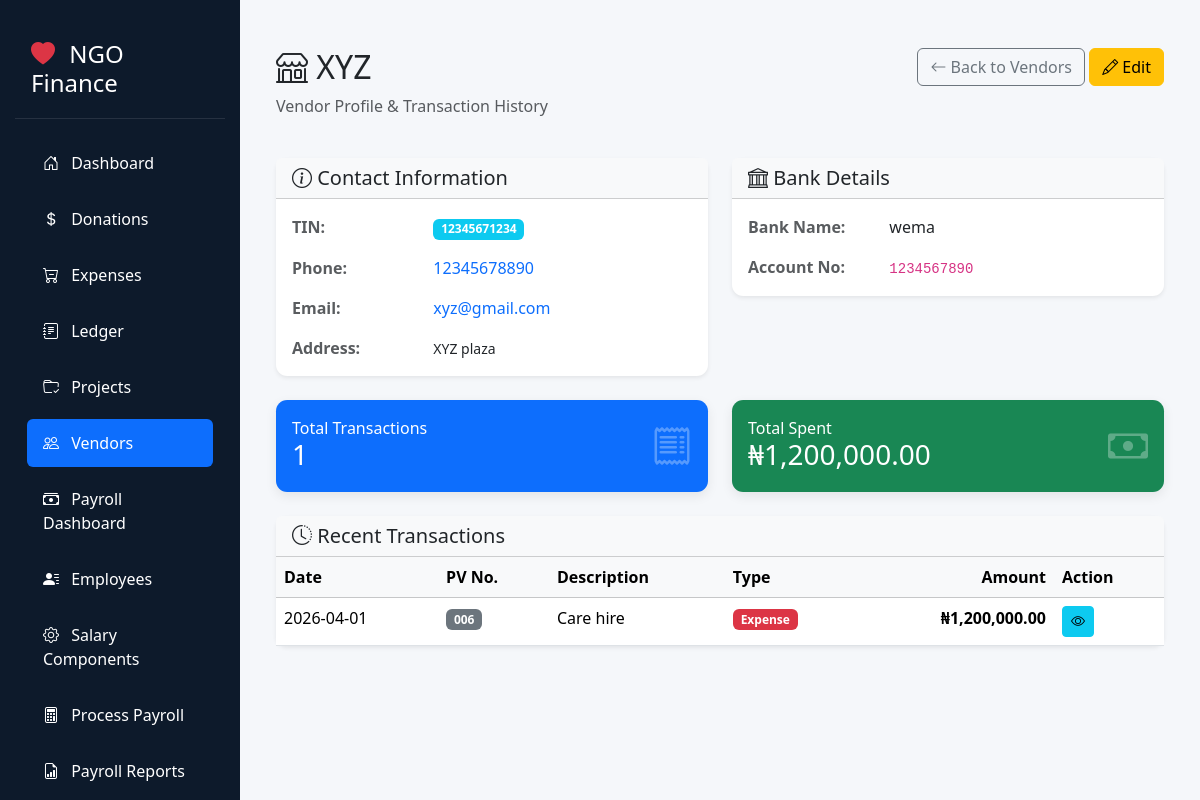
The app's page /vendors/1 with its own data.
### tables this page shows
CREATE TABLE vendors (
            id INTEGER PRIMARY KEY AUTOINCREMENT,
            name TEXT NOT NULL,
            tin TEXT,
            phone TEXT,
            email TEXT,
            address TEXT,
            account_number TEXT,
            bank_name TEXT,
            created_at TEXT DEFAULT (datetime('now')),
            updated_at TEXT DEFAULT (datetime('now')),
            is_active INTEGER DEFAULT 1
        );

CREATE TABLE transactions (
            id INTEGER PRIMARY KEY AUTOINCREMENT,
            date TEXT NOT NULL,
            pv_number TEXT,
            reference TEXT,
            description TEXT NOT NULL,
            type TEXT NOT NULL,
            amount REAL NOT NULL CHECK(amount >= 0),
            month INTEGER,
            project TEXT,
            main_account TEXT,
            main_account_code TEXT,
            sub_account TEXT,
            sub_account_code TEXT,
            wht_applied INTEGER DEFAULT 0,
            wht_rate REAL DEFAULT 0.0,
            wht_amount REAL DEFAULT 0.0,
            net_amount REAL DEFAULT 0.0
        , vendor_tin TEXT, vendor_account_name TEXT, vendor_account_number TEXT);

### main.py (the view)
@app.get("/vendors/{vendor_id}", response_class=HTMLResponse)
async def view_vendor_details(request: Request, vendor_id: int):
    with get_db() as conn:
        vendor = conn.execute("""
            SELECT * FROM vendors WHERE id = ?
        """, (vendor_id,)).fetchone()
        if not vendor:
            raise HTTPException(404, "Vendor not found")
        vendor_dict = dict(vendor)
        transactions = conn.execute("""
            SELECT id, date, pv_number, description, amount, type
            FROM transactions
            WHERE vendor_account_name = ? OR vendor_tin = ?
            ORDER BY date DESC
            LIMIT 10
        """, (vendor_dict['name'], vendor_dict.get('tin', ''))).fetchall()
        transactions_list = [dict(tx) for tx in transactions]
        stats = conn.execute("""
            SELECT
                COUNT(*) as total_transactions,
                SUM(amount) as total_spent
            FROM transactions
            WHERE vendor_account_name = ? OR vendor_tin = ?
        """, (vendor_dict['name'], vendor_dict.get('tin', ''))).fetchone()
        stats_dict = dict(stats) if stats else {"total_transactions": 0, "total_spent": 0}
    return templates.TemplateResponse(
        "vendor_detail.html",
        {
            "request": request,
            "vendor": vendor_dict,
            "transactions": transactions_list,
            "stats": stats_dict
        }
    )

### templates/vendor_detail.html (shortened to what this page needs)
{% extends "base.html" %}
{% block content %}
<div class="container-fluid mt-4">
    <div class="row mb-4">
        <div class="col-md-8">
            <h2><i class="bi bi-shop"></i> {{ vendor.name }}</h2>
            <p class="text-muted">Vendor Profile & Transaction History</p>
        </div>
        <div class="col-md-4 text-end">
            <a href="/vendors" class="btn btn-outline-secondary"><i class="bi bi-arrow-left"></i> Back to Vendors</a>
            <a href="/vendors/edit/{{ vendor.id }}" class="btn btn-warning"><i class="bi bi-pencil"></i> Edit</a>
        </div>
    </div>
    <div class="row mb-4">
        <div class="col-md-6">
            <div class="card shadow-sm border-0">
                <div class="card-header bg-light">
                    <h5 class="mb-0"><i class="bi bi-info-circle"></i> Contact Information</h5>
                </div>
                <div class="card-body">
                    <div class="row mb-3">
                        <div class="col-4 text-muted"><strong>TIN:</strong></div>
                        <div class="col-8">
                            {% if vendor.tin %}
                                <span class="badge bg-info">{{ vendor.tin }}</span>
                            {% else %}
                                <span class="text-muted">—</span>
                            {% endif %}
                        </div>
                    </div>
                    <div class="row mb-3">
                        <div class="col-4 text-muted"><strong>Phone:</strong></div>
                        <div class="col-8">
                            {% if vendor.phone %}
                                <a href="tel:{{ vendor.phone }}" class="text-decoration-none">{{ vendor.phone }}</a>
                            {% else %}
                                <span class="text-muted">—</span>
                            {% endif %}
                        </div>
                    </div>
                    <div class="row mb-3">
                        <div class="col-4 text-muted"><strong>Email:</strong></div>
                        <div class="col-8">
                            {% if vendor.email %}
                                <a href="mailto:{{ vendor.email }}" class="text-decoration-none">{{ vendor.email }}</a>
                            {% else %}
                                <span class="text-muted">—</span>
                            {% endif %}
                        </div>
                    </div>
                    <div class="row">
                        <div class="col-4 text-muted"><strong>Address:</strong></div>
                        <div class="col-8">
                            {% if vendor.address %}
                                <small>{{ vendor.address }}</small>
                            {% else %}
                                <span class="text-muted">—</span>
                            {% endif %}
                        </div>
                    </div>
                </div>
            </div>
        </div>
        <div class="col-md-6">
            <div class="card shadow-sm border-0">
                <div class="card-header bg-light">
                    <h5 class="mb-0"><i class="bi bi-bank"></i> Bank Details</h5>
                </div>
                <div class="card-body">
                    <div class="row mb-3">
                        <div class="col-4 text-muted"><strong>Bank Name:</strong></div>
                        <div class="col-8">
                            {% if vendor.bank_name %}
                                {{ vendor.bank_name }}
                            {% else %}
                                <span class="text-muted">—</span>
                            {% endif %}
                        </div>
                    </div>
                    <div class="row">
                        <div class="col-4 text-muted"><strong>Account No:</strong></div>
                        <div class="col-8">
                            {% if vendor.account_number %}
                                <code>{{ vendor.account_number }}</code>
                            {% else %}
                                <span class="text-muted">—</span>
                            {% endif %}
                        </div>
                    </div>
                </div>
            </div>
        </div>
    </div>
    <div class="row mb-4">
        <div class="col-md-6">
            <div class="card bg-primary text-white border-0">
                <div class="card-body">
                    <div class="row align-items-center">
                        <div class="col">
                            <h6 class="card-title mb-0">Total Transactions</h6>
                            <h3 class="mb-0">{{ stats.total_transactions or 0 }}</h3>
                        </div>
                        <div class="col-auto">
                            <i class="bi bi-receipt" style="font-size: 2.5rem; opacity: 0.3;"></i>
                        </div>
                    </div>
                </div>
            </div>
        </div>
        <div class="col-md-6">
            <div class="card bg-success text-white border-0">
                <div class="card-body">
                    <div class="row align-items-center">
                        <div class="col">
                            <h6 class="card-title mb-0">Total Spent</h6>
                            <h3 class="mb-0">₦{{ "{:,.2f}".format(stats.total_spent or 0) }}</h3>
                        </div>
                        <div class="col-auto">
                            <i class="bi bi-cash" style="font-size: 2.5rem; opacity: 0.3;"></i>
                        </div>
                    </div>
                </div>
            </div>
        </div>
    </div>
    <div class="card shadow-sm border-0 mb-4">
        <div class="card-header bg-light">
            <h5 class="mb-0"><i class="bi bi-clock-history"></i> Recent Transactions</h5>
        </div>
        <div class="table-responsive">
            <table class="table table-hover mb-0">
                <thead class="table-light">
                    <tr>
                        <th>Date</th>
                        <th>PV No.</th>
                        <th>Description</th>
                        <th>Type</th>
                        <th style="text-align: right;">Amount</th>
                        <th>Action</th>
                    </tr>
                </thead>
                <tbody>
                    {% for tx in transactions %}
                    <tr>
                        <td>{{ tx.date }}</td>
                        <td>
                            {% if tx.pv_number %}
                                <span class="badge bg-secondary">{{ tx.pv_number }}</span>
                            {% else %}
                                <span class="text-muted">—</span>
                            {% endif %}
                        </td>
                        <td>{{ tx.description }}</td>
                        <td>
                            {% if tx.type == 'Expense' %}
                                <span class="badge bg-danger">{{ tx.type }}</span>
                            {% else %}
                                <span class="badge bg-success">{{ tx.type }}</span>
                            {% endif %}
                        </td>
                        <td style="text-align: right;">
                            <strong>₦{{ "{:,.2f}".format(tx.amount) }}</strong>
                        </td>
                        <td>
                            <a href="/voucher/{{ tx.id }}" class="btn btn-sm btn-info" title="View Voucher" target="_blank">
                                <i class="bi bi-eye"></i>
                            </a>
                        </td>
                    </tr>
                    {% endfor %}
                </tbody>
            </table>
        </div>
    </div>
</div>
{% endblock %}

### static/style.css (style rules this page uses)
.card { border-radius: 0.7rem; box-shadow: 0 4px 12px rgba(0, 0, 0, 0.08); border: none; }
.table { margin-bottom: 0; }
.table th { font-weight: 600; }
table, tr, td { page-break-inside: avoid; }
td { word-wrap: break-word; }

### templates/base.html (style rules this page uses)
:root { --sidebar-width: 240px; --sidebar-bg: #0d1a2b; --sidebar-hover: #1e3a5f; --active-bg: #2c5282; }
body { min-height: 100vh; background-color: #f5f7fa; }

### records on screen
vendors: name "XYZ", tin "12345671234", phone "12345678890", email "xyz@gmail.com", address "XYZ plaza", bank_name "wema", account_number "1234567890"
transactions: date "2026-04-01", pv_number "006", description "Care hire", type "Expense", amount "1,200,000.00"

### other values on screen
{{ stats.total_transactions or 0 }} "1"
{{ "{:,.2f}".format(stats.total_spent or 0) }} "1,200,000.00"
